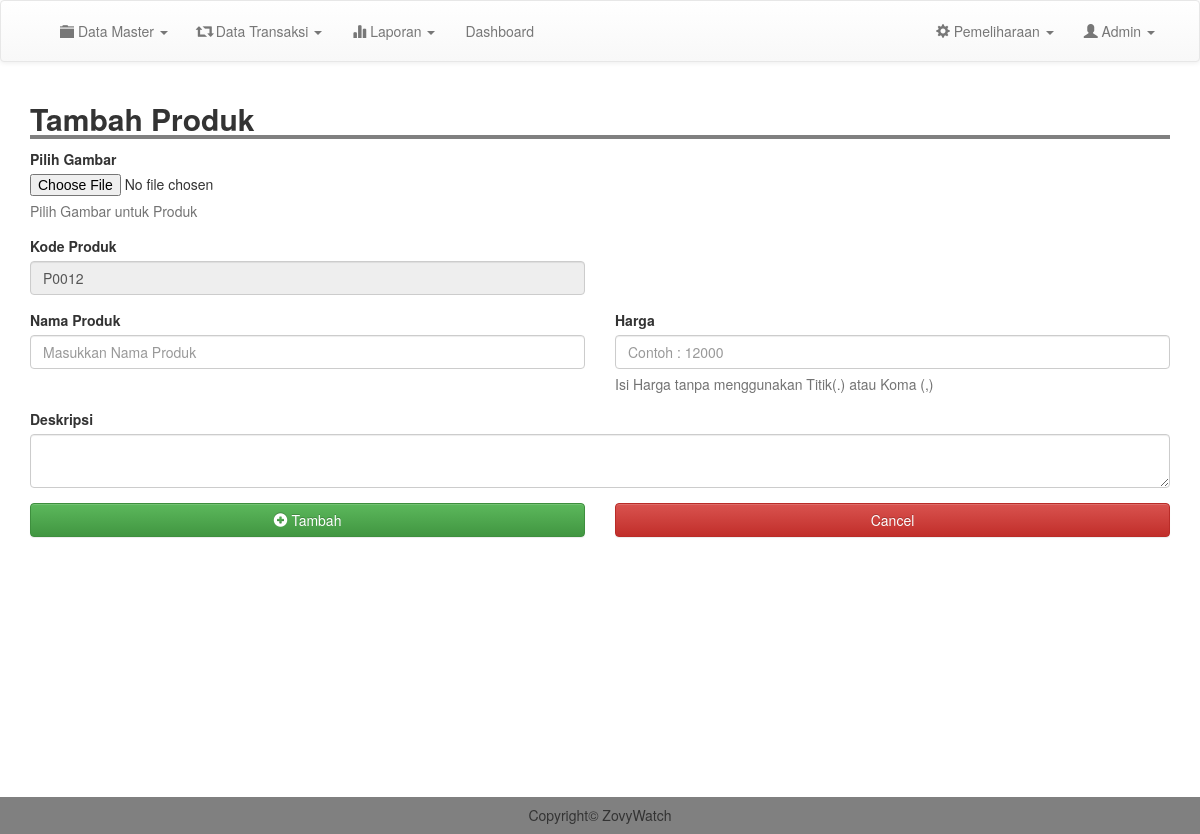
The app's page /admin/tm_produk.php (signed in), older data.
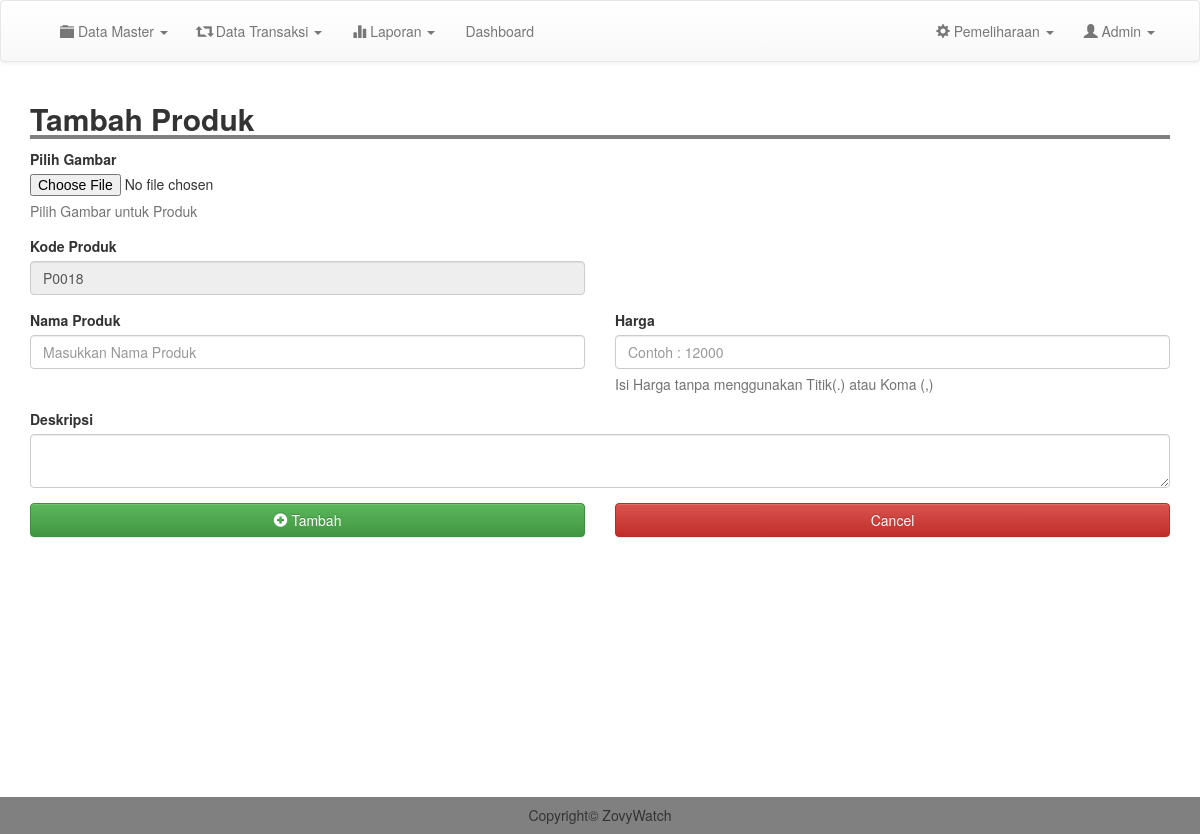
The same page, newer data.
### tables this page shows
CREATE TABLE `produk` (
  `kode_produk` varchar(100) NOT NULL,
  `nama` varchar(100) NOT NULL,
  `image` text NOT NULL,
  `deskripsi` text NOT NULL,
  `harga` int NOT NULL
);

### admin/tm_produk.php (the view, shortened to what this page needs)
<?php
include 'header.php';
$kode = mysqli_query($conn, "SELECT kode_produk from produk order by kode_produk desc");
$data = mysqli_fetch_assoc($kode);
$num = substr($data['kode_produk'], 1, 4);
$add = (int) $num + 1;
if(strlen($add) == 1){
	$format = "P000".$add;
}else if(strlen($add) == 2){
	$format = "P00".$add;
}
else if(strlen($add) == 3){
	$format = "P0".$add;
}else{
	$format = "P".$add;
}
?>
<div class="container">
	<h2 style=" width: 100%; border-bottom: 4px solid gray"><b>Tambah Produk</b></h2>
	<form action="proses/tm_produk.php" method="POST" enctype="multipart/form-data">
		<div class="form-group">
			<label for="exampleInputFile">Pilih Gambar </label>
			<input type="file" id="exampleInputFile" name="files">
			<p class="help-block">Pilih Gambar untuk Produk</p>
		</div>
		<div class="row">
			<div class="col-md-6">
				<div class="form-group">
					<label for="exampleInputEmail1">Kode Produk</label>
					<input type="text" class="form-control" id="exampleInputEmail1" placeholder="Masukkan Nama Produk" disabled value="<?= $format; ?>">
				</div>
			</div>
		</div>
		<div class="row">
			<div class="col-md-6">
				<div class="form-group">
					<label for="exampleInputEmail1">Nama Produk</label>
					<input type="text" class="form-control" id="exampleInputEmail1" placeholder="Masukkan Nama Produk" name="nama">
				</div>
			</div>
			<div class="col-md-6">
				<div class="form-group">
					<label for="exampleInputEmail1">Harga</label>
					<input type="number" class="form-control" id="exampleInputEmail1" placeholder="Contoh : 12000" name="harga">
					<p class="help-block">Isi Harga tanpa menggunakan Titik(.) atau Koma (,)</p>
				</div>
			</div>
		</div>
		<div class="form-group">
			<label for="exampleInputPassword1">Deskripsi</label>
			<textarea name="desk" class="form-control" va>
			</textarea>
		</div>
				<div class="row">
			<div class="col-md-6">
				<button type="submit"  class="btn btn-success btn-block" ><i class="glyphicon glyphicon-plus-sign"></i> Tambah</button>
			</div>
			<div class="col-md-6">
				<a href="m_produk.php" class="btn btn-danger btn-block">Cancel</a>
			</div>
		</div>
		<br>
	</div>
<br>
<br>
<br>
<br>
<br>
<br>
<br>
<br>
<br>
<br>
<br>
<br>
<?php
include 'footer.php';
?>

Row changes from the older to the newer data that the page shows:
no longer on this page (row edited): produk: kode_produk "P0012"
added produk: kode_produk "P0018"
